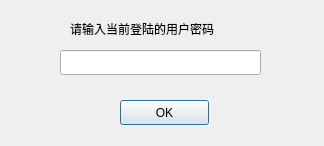
<?xml version="1.0" encoding="UTF-8"?>
<ui version="4.0">
 <class>Passwd</class>
 <widget class="QDialog" name="Passwd">
  <property name="geometry">
   <rect>
    <x>0</x>
    <y>0</y>
    <width>324</width>
    <height>146</height>
   </rect>
  </property>
  <property name="windowTitle">
   <string>Dialog</string>
  </property>
  <widget class="QLineEdit" name="lineEdit">
   <property name="geometry">
    <rect>
     <x>60</x>
     <y>50</y>
     <width>201</width>
     <height>25</height>
    </rect>
   </property>
   <property name="maxLength">
    <number>20</number>
   </property>
   <property name="echoMode">
    <enum>QLineEdit::Password</enum>
   </property>
  </widget>
  <widget class="QLabel" name="label">
   <property name="geometry">
    <rect>
     <x>70</x>
     <y>20</y>
     <width>191</width>
     <height>17</height>
    </rect>
   </property>
   <property name="text">
    <string>请输入当前登陆的用户密码</string>
   </property>
  </widget>
  <widget class="QPushButton" name="pushButton">
   <property name="geometry">
    <rect>
     <x>120</x>
     <y>100</y>
     <width>89</width>
     <height>25</height>
    </rect>
   </property>
   <property name="text">
    <string>OK</string>
   </property>
  </widget>
  <widget class="QLabel" name="label_2">
   <property name="geometry">
    <rect>
     <x>20</x>
     <y>80</y>
     <width>181</width>
     <height>17</height>
    </rect>
   </property>
   <property name="text">
    <string/>
   </property>
  </widget>
 </widget>
 <resources/>
 <connections/>
</ui>
